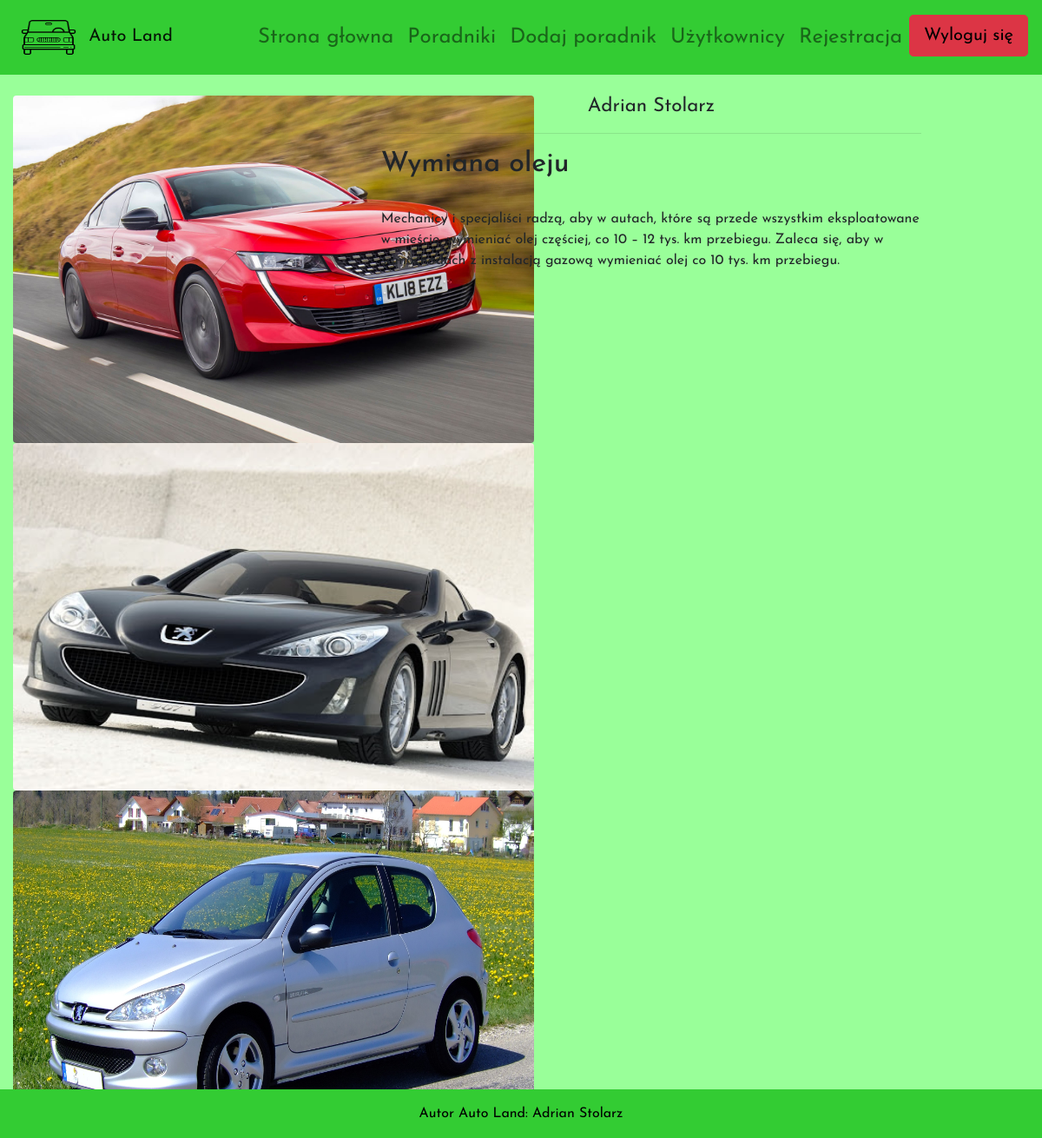
The page /listaPostow (signed in) on the database its author committed.
### tables this page shows
CREATE TABLE post (operacja TEXT, sposob_wykonania TEXT, autor TEXT);

### app.py (the view)
@app.route("/listaPostow")
@login_required
def listaPostow():
    con = sql.connect('database.db')
    con.row_factory = sql.Row
    cur = con.cursor()
    cur.execute('SELECT * FROM post')
    rekordy = cur.fetchall()
    con.close()
    return render_template('lista_postow.html', rekordy = rekordy)

### app.py (called while the page is built)
@login_manager.user_loader
def load_user(userid):
    return User(userid)

### templates/lista_postow.html
{% extends "baza.html" %}
{% block content %}
	<div class="col-sm-9">
	{% for rek in rekordy %}
		<br>
		<h3><small>  {{rek["autor"]}}</small></h3>
		<hr>
		<h2 id="posty">{{rek["operacja"]}}</h2>
		<br>
		<p id="posty" style="font-size: 16px;">{{rek["sposob_wykonania"]}}</p>
		<br><br>
	{% endfor %}
	</div>
{% endblock %}

### templates/baza.html (shortened to what this page needs)
<html>
<head>
  <link rel="stylesheet" href="https://stackpath.bootstrapcdn.com/bootstrap/4.5.0/css/bootstrap.min.css">
</head>
<body>
	<nav class="navbar navbar-expand-md navbar-light">
	<a class="navbar-brand" href="#">
	  <img src="{{url_for('static', filename='logo.png')}}" style="display: inline-block; width:80px;height:60px;"/>
	  <span style="display: inline-block;">Auto Land</span>
	</a>
	<div class="collapse navbar-collapse" id="collapsibleNavbar">
	  <ul class="navbar-nav ml-auto">
		<li class="nav-item">
		  <a class="nav-link" href="/" class="btn">Strona głowna</a>
		</li>
		<li class="nav-item">
		  <a class="nav-link" href="/listaPostow" class="btn">Poradniki</a>
		</li>
		<li class="nav-item">
		  <a class="nav-link" href="/dodajPost" class="btn">Dodaj poradnik</a>
		</li>
		<li class="nav-item">
		  <a class="nav-link" href="/listaUzytkownikow" class="btn">Użytkownicy</a>
		</li>
		<li class="nav-item">
			<a class="nav-link" href="/dodajUzytkownika" class="btn">Rejestracja</a>
		</li>
		{% if current_user.is_authenticated %}
		<a href="/logout"><input id="menu"  style="color: black" type="submit" class="btn btn-danger btn-lg" value="Wyloguj się"></a>
		{% else %}
		<a href="/login"><input id="menu"  style="color: black" type="submit" class="btn btn-danger btn-lg" value="Zaloguj się"></a>
		{% endif %}
	  </ul>
	</div>
	</nav>
	<div class="container-fluid">
		<div class="row">
			<div class="col-sm-3">
				<br>
				<img src="{{url_for('static', filename='auto1.jpg')}}" class="rounded" style="display: inline-block; width:600px;height:400px;"/>
				<img src="{{url_for('static', filename='auto2.jpg')}}" class="rounded" style="display: inline-block; width:600px;height:400px;"/>
				<img src="{{url_for('static', filename='auto3.jpg')}}" class="rounded" style="display: inline-block; width:600px;height:400px;"/>
			</div>
			<div class="col-sm-9" align="center">
				{% block content %}
				{% endblock %}
			</div>
		</div>
	</div>
	<footer class="page-footer font-small blue fixed-bottom">
		<div class="footer-copyright text-center py-3">Autor Auto Land:
		  <a href="#"> Adrian Stolarz </a>
		</div>
	</footer>
</body>
</html>

### templates/baza.html (style rules this page uses)
.page-footer { background-color: #33CC33; }
.page-footer > .footer-copyright > a { color: black; }
.page-footer > .footer-copyright { color: black; }
.navbar { background-color: #33CC33; }
body { background-color: #99FF99; font-family: 'Josefin Sans', sans-serif; }
li { font-size: 24px; }
#posty { text-align: left; }

### rows shown on the page
post: autor "Adrian Stolarz", operacja "Wymiana oleju", sposob_wykonania "Mechanicy i specjaliści radzą, aby w autach, które są przede wszystkim eksploatowane w mieście, wymieniać olej częściej, co 10 – 12 tys. km przebiegu. Zaleca się, aby w samochodach z instalacją gazową wymieniać olej co 10 tys. km przebiegu."
